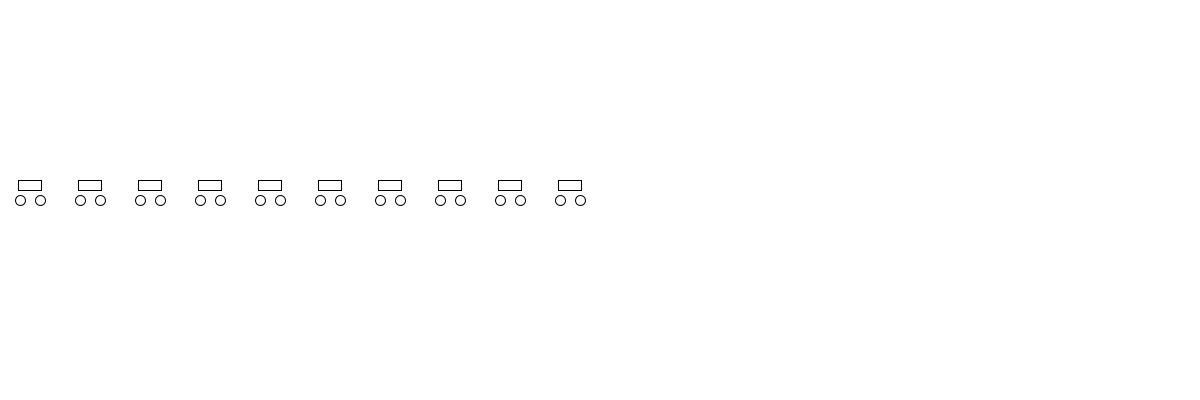
Frame 1 (no input)
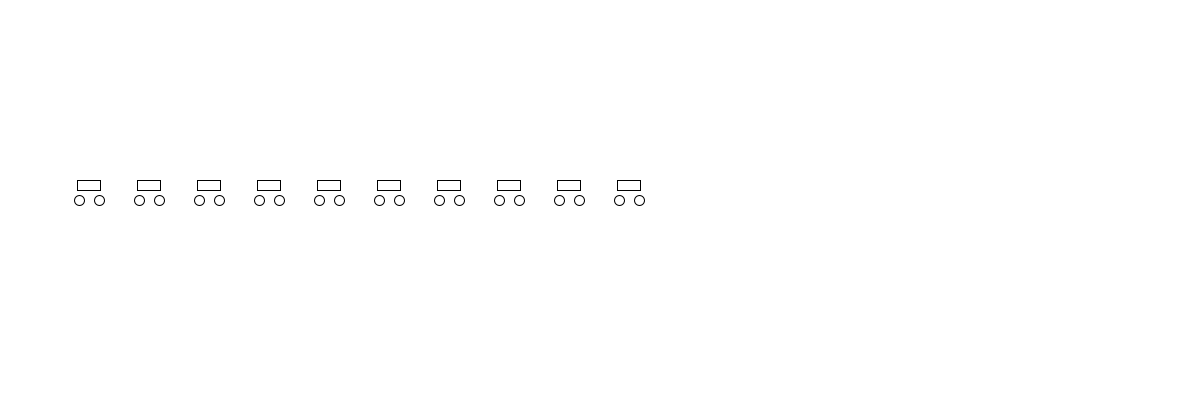
Frame 60 (the mouse pressed at the canvas centre just before this capture)
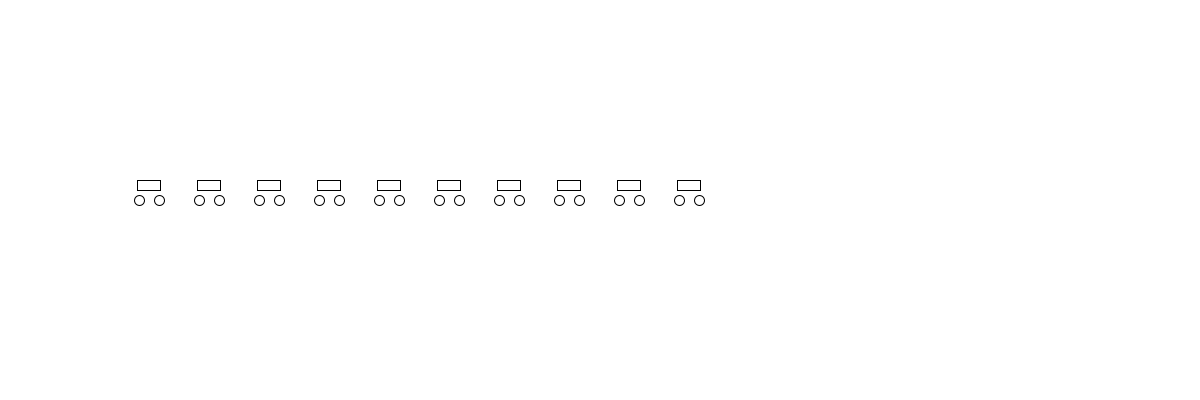
Frame 120 (the mouse held since frame 60 and released just before this capture)

The Processing sketch that drew these frames (run headless with seeded random() and noise(); from frame 60 on, the mouse is pressed at the canvas centre):

// Processing sketch: Aufgabe_1_1
// ── Aufgabe_1_1.pde
int[] Auto = new int[10];

void setup() {
  size(1200, 400);
  
  
  for (int i = 0; i < 10; i=i+1) {
    Auto[i] = i * 60; 
  }
}

void draw() {
  background(255);
  for (int i = 0; i < 10; i=i+1) {
    ellipse(Auto[i]+20, 200, 10, 10); 
     ellipse(Auto[i]+40, 200, 10, 10);
     rect(Auto[i]+18, 180, 23,10);
    Auto[i]++; 
    
  }
}
